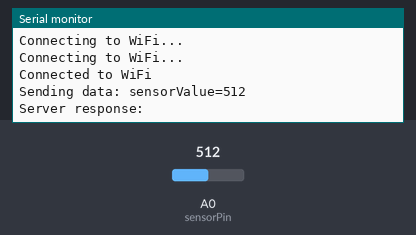
Bench run of a sketch on a simulated ESP8266 (NodeMCU). Parts: the last lines printed to the serial monitor. Inputs (shaded band) come from the test bench; at power-on: A0 (sensorPin) = 512. WiFi joins after 1.5 s; servers stay silent unless stated; uploads are accepted with an empty reply.

Above: at 3.2 s.
3.3 s: A0 (sensorPin) set to 716
At 3.37 s:
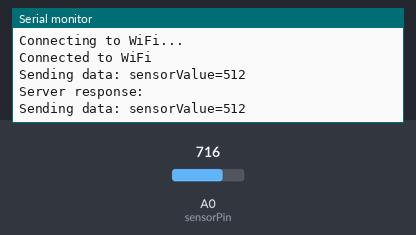
4.9 s: A0 (sensorPin) set to 900
At 6.6 s:
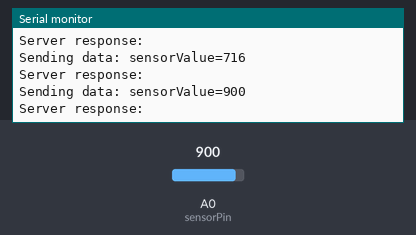
Timing chart, 0 to 8.1 s (numbered marks = the images above; inputs shaded):
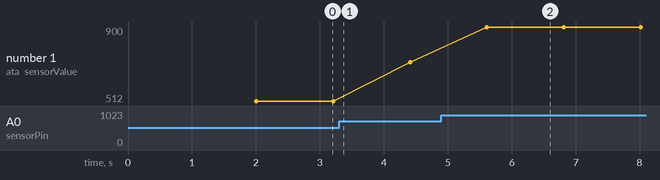

The sketch:

MQ-local.ino
```cpp
#include <ESP8266WiFi.h>
#include <ESP8266HTTPClient.h>

const char* ssid = "Swecha Router";
const char* password = "gv5*bgh5";

const char* serverAddress = "http://localhost:8000"; // Change port if necessary

int sensorPin = A0;

void setup() {
  Serial.begin(9600);
  WiFi.begin(ssid, password);

  while (WiFi.status() != WL_CONNECTED) {
    delay(1000);
    Serial.println("Connecting to WiFi...");
  }

  Serial.println("Connected to WiFi");
}

void loop() {
  int sensorValue = analogRead(sensorPin);

  // Send data to the local web server
  sendToServer(sensorValue);

  delay(1000); // Adjust delay as per requirement
}

void sendToServer(int value) {
  if (WiFi.status() == WL_CONNECTED) {
    HTTPClient http;
    WiFiClient client;

    String data = "sensorValue=" + String(value);

    Serial.print("Sending data: ");
    Serial.println(data);

    http.begin(client, serverAddress);
    http.addHeader("Content-Type", "application/x-www-form-urlencoded");

    int httpResponseCode = http.POST(data);
    if (httpResponseCode > 0) {
      String response = http.getString();
      Serial.println("Server response: " + response);
    } else {
      Serial.print("Error sending data. HTTP error code: ");
      Serial.println(httpResponseCode);
    }

    http.end();
  } else {
    Serial.println("Error: WiFi Disconnected");
  }
}
```

Measured:
- after the input at 4.9 s, the serial monitor: prints a new line after 0.71 s (image 2)
- plotted number 1: 512 → 716 after the input at 3.3 s, 716 → 900 after the input at 4.9 s
